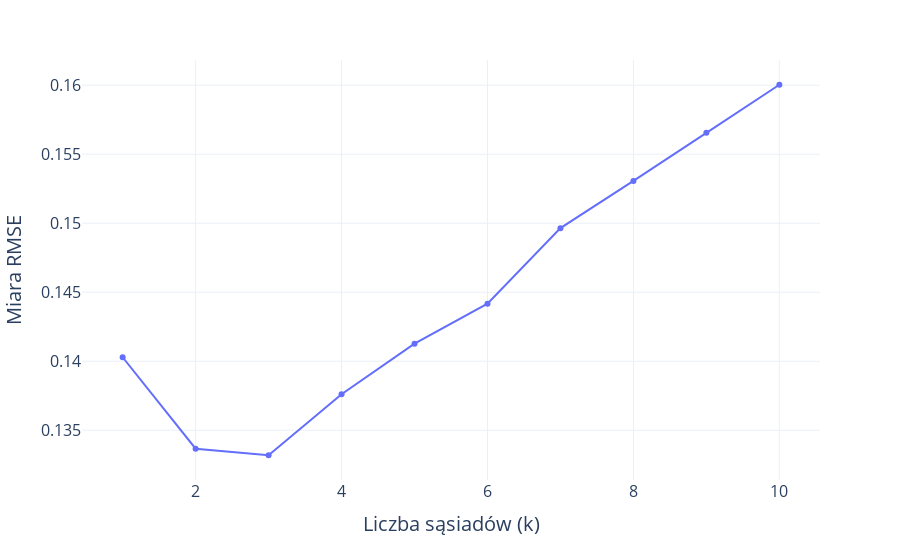

The notebook cell this image was saved under:
### Code cell
wyn_knn_pac_df=pd.DataFrame(np.column_stack([n_neighbors_range, wyn_knn_pac]), columns=["k","rmse"])

fig = px.line(wyn_knn_pac_df, x="k", y="rmse", markers=True, line_shape='linear')

# Dodajemy etykiety i tytuł
fig.update_layout(
    xaxis=dict(
        title='Liczba sąsiadów (k)',
        tickfont=dict(size=16),
        title_font=dict(size=20),
    ),
    yaxis=dict(
        title='Miara RMSE',
        tickfont=dict(size=16),
        title_font=dict(size=20)
    )
)
fig.update_layout(template="plotly_white")
# Wyświetlamy wykres
fig.show()
fig.write_image("images3/knn_patient.png", width=1000, height=600, scale=4, format="png")

### Figure 1 — Plotly figure (JSON) as saved in the notebook; plotly's stock layout.template omitted (floating-point values rounded to 4 significant figures)
{"data": [{"hovertemplate": "k=%{x}<br>rmse=%{y}<extra></extra>", "legendgroup": "", "line": {"color": "#636efa", "dash": "solid", "shape": "linear"}, "marker": {"symbol": "circle"}, "mode": "markers+lines", "name": "", "orientation": "v", "showlegend": false, "type": "scatter", "x": [1, 2, 3, 4, 5, 6, 7, 8, 9, 10], "xaxis": "x", "y": [0.1403, 0.1337, 0.1332, 0.1376, 0.1413, 0.1442, 0.1496, 0.1531, 0.1565, 0.16], "yaxis": "y"}], "layout": {"legend": {"tracegroupgap": 0}, "margin": {"t": 60}, "xaxis": {"anchor": "y", "domain": [0, 1], "tickfont": {"size": 16}, "title": {"font": {"size": 20}, "text": "Liczba sąsiadów (k)"}}, "yaxis": {"anchor": "x", "domain": [0, 1], "tickfont": {"size": 16}, "title": {"font": {"size": 20}, "text": "Miara RMSE"}}}}
